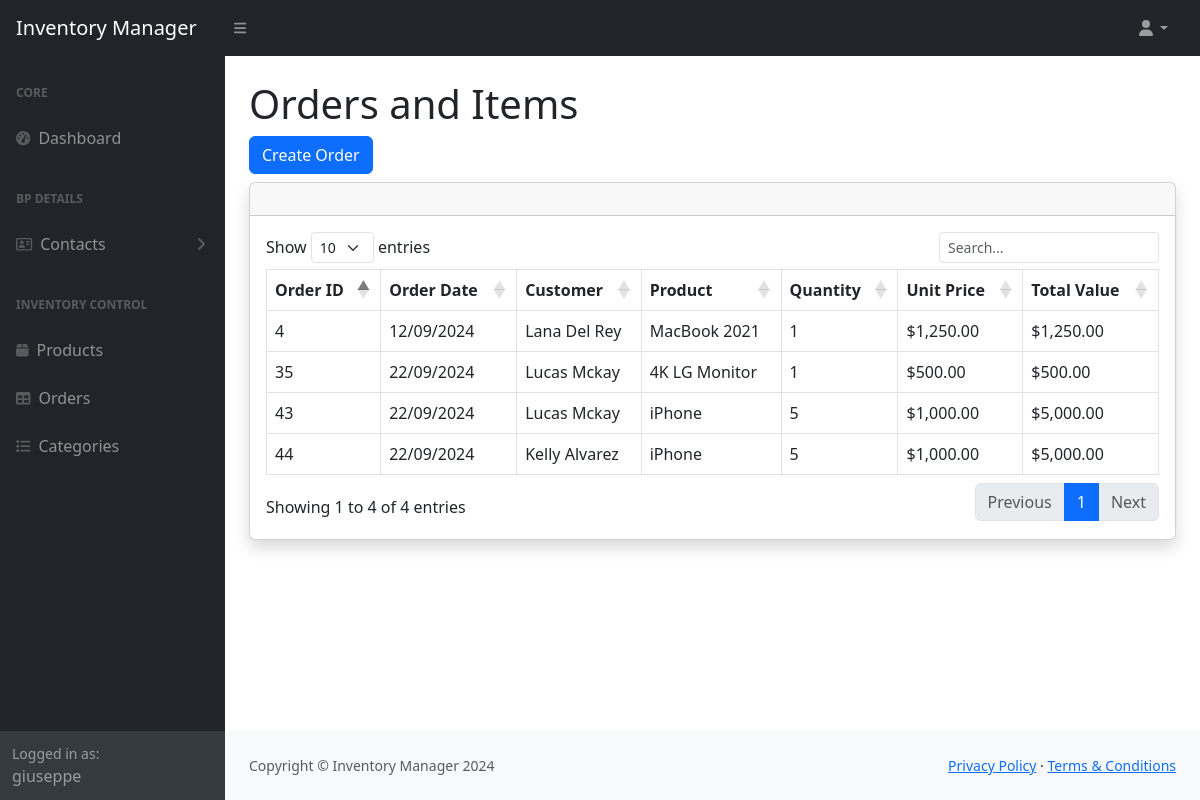
The page /orders (signed in) on the database as committed earlier.
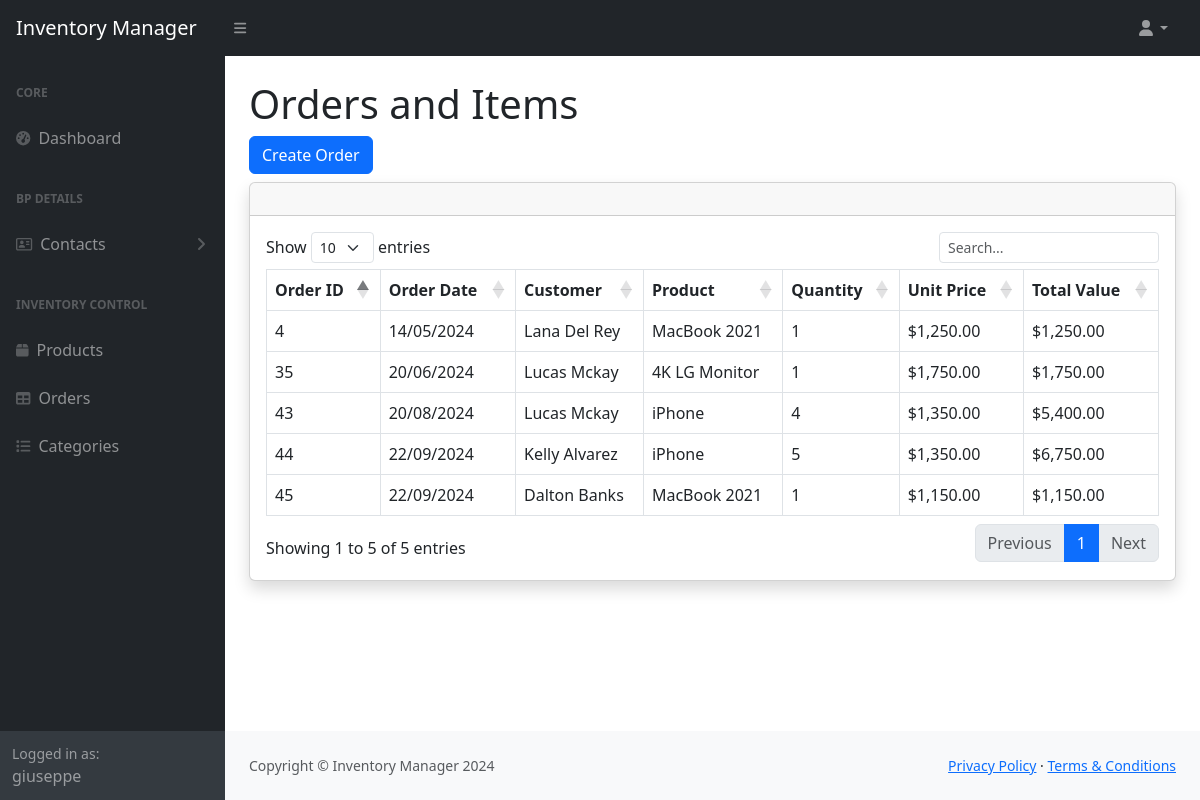
The same page on the database as committed later.
### inventorymanager/models.py (models this page shows, shortened)
class Order(models.Model):
    order_date = models.DateTimeField(default=timezone.now)
    customer = models.ForeignKey(Customer, on_delete=models.CASCADE, related_name="orders")

class Customer(models.Model):
    first_name = models.CharField(max_length=75, null = False)
    last_name = models.CharField(max_length=75, null = False)
    email = models.CharField(max_length=75)
    phone = models.CharField(max_length=15)

class OrderItem(models.Model):
    product = models.ForeignKey(Product, on_delete=models.CASCADE, related_name="product_items")
    order = models.ForeignKey(Order, on_delete=models.CASCADE, related_name="order_items")
    quantity = models.PositiveIntegerField()
    unit_price = models.DecimalField(max_digits=10, decimal_places=2)

class Product(models.Model):
    name = models.CharField(max_length=140, null = False)
    description = models.CharField(max_length=75)
    unit_cost = models.FloatField(null = False)
    quantity_in_stock = models.IntegerField(null=False)
    category = models.ForeignKey(Category, on_delete=models.CASCADE, related_name="products")
    supplier = models.ForeignKey(Supplier, on_delete=models.CASCADE, related_name="products")

### inventorymanager/views.py (the view)
# urls.py: path("orders", views.order_view, name="orders"),
@login_required
def order_view(request):
    orders = Order.objects.annotate(
        total_value=Sum(F('order_items__quantity') * F('order_items__unit_price'))
    )
    return render(request, 'inventorymanager/orders.html', {
            "orders": orders
        })

### inventorymanager/templates/inventorymanager/orders.html (shortened to what this page needs)
{% extends "inventorymanager/layout.html" %}
{% block body %}
<h1 class="mt-4">Orders and Items</h1>
<a type="button" class="btn btn-primary mb-2" href="{% url 'create_order' %}">Create Order</a>
    <div class="card shadow mb-4">
            <div class="card-header py-3">
            </div>
            <div class="card-body">
                <div class="table-responsive">
                    <table id="ordersTable" class="table table-bordered" data-type="order" width="100%" cellspacing="0">
                        <thead>
                            <tr>
                                <th>Order ID</th>
                                <th>Order Date</th>
                                <th>Customer</th>
                                <th>Product</th>
                                <th>Quantity</th>
                                <th>Unit Price</th>
                                <th>Total Value</th>
                            </tr>
                        </thead>
                        <tbody>
                            {% for order in orders %}
                                {% for item in order.order_items.all %}
                                <tr data-id="{{ order.id }}">
                                    <td>{{ order.id }}</td>
                                    <td>{{ order.order_date|date:"d/m/Y" }}</td>
                                    <td>{{ order.customer.first_name }} {{ order.customer.last_name }}</td>
                                    <td>{{ item.product.name }}</td>
                                    <td>{{ item.quantity }}</td>
                                    <td>${{ item.unit_price|floatformat:"2g" }}</td>
                                    {% if forloop.first %}
                                    <td rowspan="{{ order.order_items.count }}" class="align-middle">${{ order.total_value|floatformat:"2g" }}</td>
                                    {% endif %}
                                </tr>
                                {% endfor %}
                            {% endfor %}
                        </tbody>
                    </table>
            </div>
        </div>
</div>
{% endblock body %}

Rows that differ between the two databases and show on the page:
changed Order "Lana": order_date "12/09/2024" → "14/05/2024"
changed Order id 35: order_date "22/09/2024" → "20/06/2024"; total_value "500.00" → "1,750.00"
changed OrderItem "4K LG Monitor": unit_price "500.00" → "1,750.00"
changed Order id 43: order_date "22/09/2024" → "20/08/2024"; total_value "5,000.00" → "5,400.00"
changed OrderItem (number 3 of 5 on the later page): quantity "5" → "4"; unit_price "1,000.00" → "1,350.00"
added Order: id "45", order_date "22/09/2024", customer.first_name "Dalton", customer.last_name "Banks", total_value "1,150.00"
added OrderItem: product.name "MacBook 2021", quantity "1", unit_price "1,150.00"
changed Order "Kelly": total_value "5,000.00" → "6,750.00"
changed OrderItem (number 5 of 5 on the later page): unit_price "1,000.00" → "1,350.00"
Other text that changed with them:
text written by a page script: "Show entries Showing 1 to 4 of 4 entries Previous 1 Next" → "Show entries Showing 1 to 5 of 5 entries Previous 1 Next"
